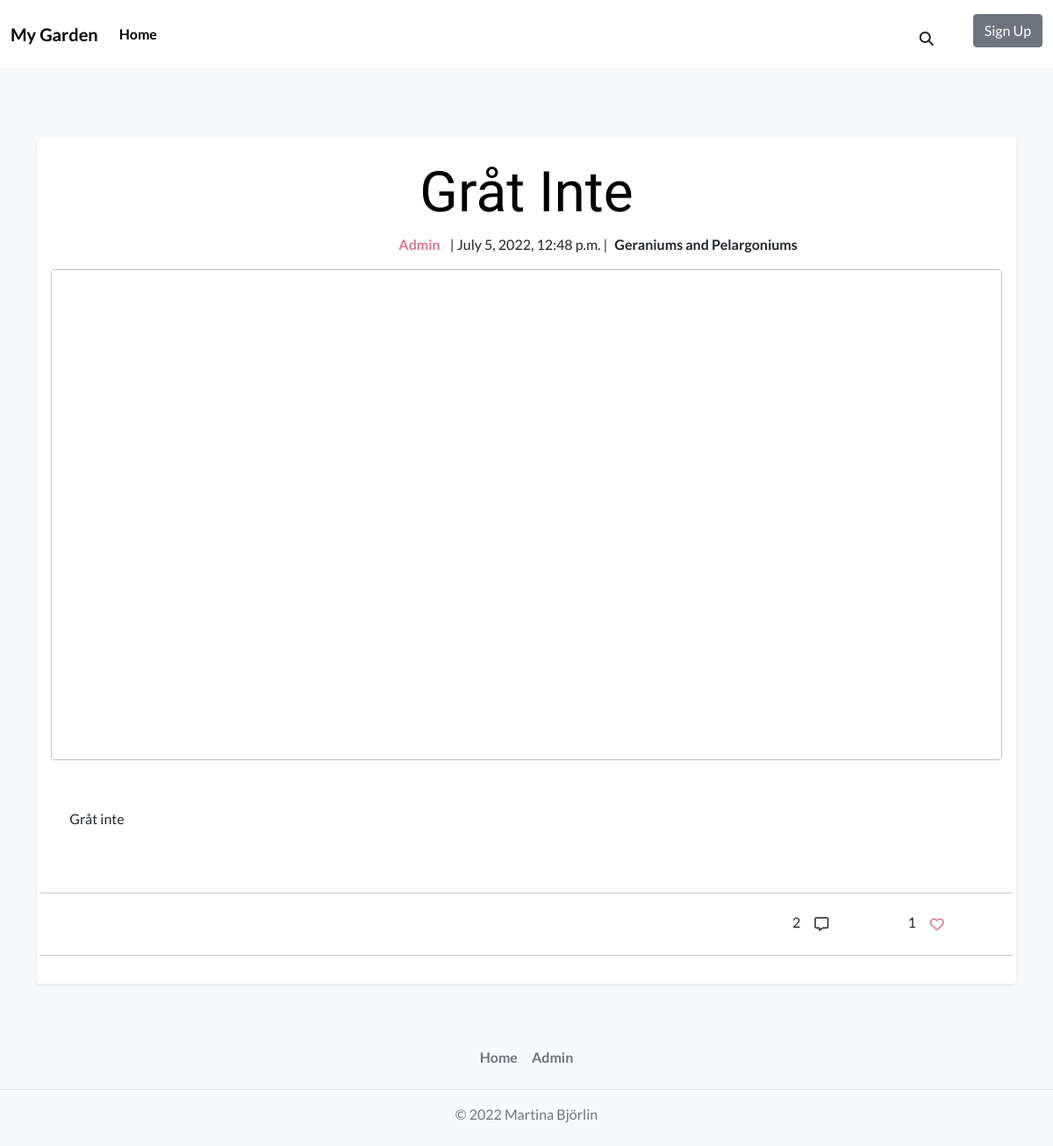
/blogpost/grat-inte/, run on an earlier commit of the app's database.
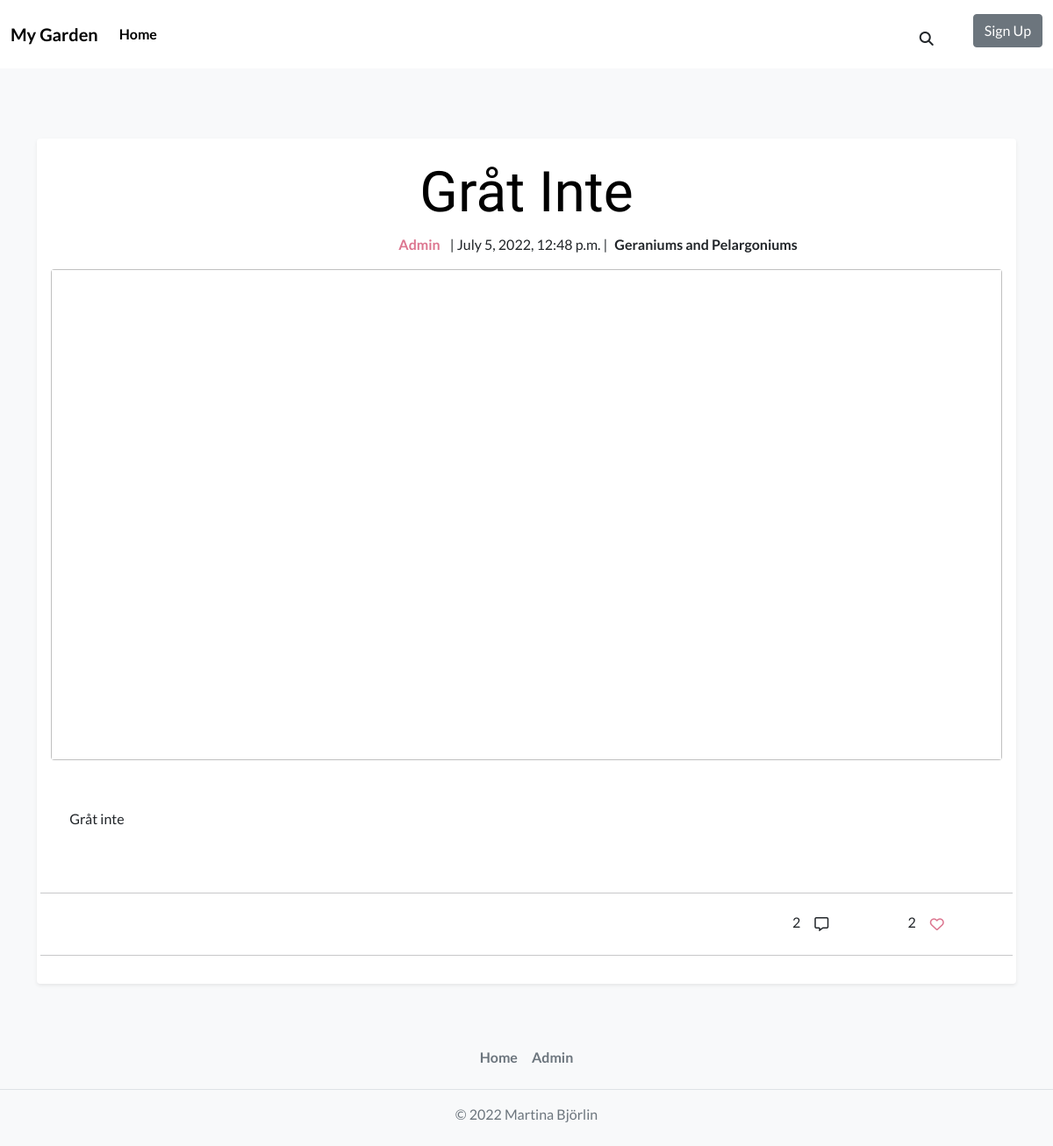
And on a later commit of the database.
### blog_post/models.py (models this page shows, shortened)
class Post(models.Model):
    PUBLISH_STATUS = ((0, "Draft"), (1, "Publish"))
    title = models.CharField(max_length=100)
    slug = models.SlugField(max_length=200, unique=True)
    meta_description = models.CharField(max_length=150, blank=True)
    author = models.ForeignKey(
        User,
        on_delete=models.CASCADE,
        related_name="post_author",
    )
    category = models.ForeignKey(
        Category,
        on_delete=models.CASCADE,
        related_name="post_category",
    )
    created_on = models.DateTimeField(auto_now_add=True)
    updated_on = models.DateTimeField(auto_now=True)
    content = models.TextField()
    published = models.IntegerField(choices=PUBLISH_STATUS, default=0)
    publish_date = models.DateTimeField(blank=True, null=True)
    likes = models.ManyToManyField(
        Profile, related_name="post_likes", default=[0], blank=True
    )
    number_of_likes = models.BigIntegerField(default="0")
    liked = models.BooleanField(default=False)
    post_img = CloudinaryField("post_image", default="default_image")
    class Meta:
        ordering = ["-created_on"]

class Category(models.Model):
    name = models.CharField(
        max_length=50,
        unique=True,
        blank=False,
        null=False,
    )
    slug = models.SlugField(
        max_length=200,
        unique=True,
        blank=False,
        null=False,
    )
    category_img = CloudinaryField(
        "category_image",
        default="default_image",
    )
    class Meta:
        verbose_name_plural = "categories"
    def __str__(self):
        return f"{self.name}"

### blog_post/views.py (the view)
# urls.py: path('<slug:slug>/', views.BlogPostDetail.as_view(), name='blog_post'),
class BlogPostDetail(generic.DetailView):
    template_name = "blog_post_detail.html"
    def get(self, request, slug, *args, **kwargs):
        queryset = Post.objects.filter(published=1).order_by("-created_on")
        post = get_object_or_404(queryset, slug=slug)
        liked = False
        if hasattr(self.request.user, "profile"):
            if post.likes.filter(id=request.user.profile.id).exists():
                liked = True
        context = {
            "post": post,
            "liked": liked,
        }
        return render(
            request,
            "blog_post_detail.html",
            context,
        )

### profiles/models.py (called while the page is built)
    def __str__(self):
        return f"{self.user}"

### blog_post/templates/blog_post_detail.html (shortened to what this page needs)
{% extends 'base.html' %}
{% load static %}
{% block content %}
<article class=" blog-post-detail shadow-sm p-3 mb-5 bg-body rounded">
    <div class="row">
        <span class="text-center">
            <a href="{% url 'blog_post' post.slug %}" class="blog-post-header">
                <h1 class="display-3 text-capitalize blog-post-header">{{post.title}}</h1>
            </a>
        </span>
    </div>
    <div class="row">
        <div class="col-lg-7 col-md-12 col-sm-12 g-0">
            <p class="text-center text-lg-end"><span class="fw-bold post-author m-2">{{post.author}} </span>| {{post.created_on}} |</p>
        </div>
        <div class="col-lg-5 col-md-12 col-sm-12 g-0">
            <p class="text-center text-lg-start text-md-center text-sm-center fw-bold"><span class="m-2">{{post.category}}</span></p>
        </div>
    </div>
    <div>
        {% if 'default_image' in post.post_img.url %}
        <img src="../../static/media/temporary_default.jpeg" class="bg-body rounded" alt="..." width="100%" >
        {% else %}
        <img id="blog-post-detail-img" class="bg-body rounded"  src=" {{ post.post_img.url }}" width="100%">
        {% endif %}
    </div>
    <article id="blog-post-body">
        <div class="row">
            <p class="blog-post-content"> {{post.content}} </p>
        </div>
    </article>
    <div class="comment-and-like-section">
        <div class="row">
            <hr>
            <div class="col-9 col-md-10 col-lg-10">
                <p class="text-end">{{post.post_comments.count}}
                    <button class="btn btn-comments" type="button"><i class="far fa-comment-alt"></i></button>
                </p>
            </div>
            <div class="col-3 col-md-2 col-lg-2 text-center">
                <span>{{post.number_of_likes}}</span>
                {% if request.user.is_authenticated %}
                    {% if liked %}
                    <button class="btn btn_likes" id="btn-like" name="{% url 'post_likes' post.slug %}" type="submit"
                    value="{{post.id}}"><i id="btn-i" class="fas fa-heart btn-icon"></i></button>
                    {% else %}
                    <button class="btn btn_likes" id="btn-like" name="{% url 'post_likes' post.slug %}" type="submit"
                    value="{{post.id}}"><i id="btn-i" class="far fa-heart btn-icon"></i></button>
                    {% endif %}
                {% else %}
                <button class="btn" id="btn-like" onclick="alertMsgVisitorLikes()"><i id="btn-i" class="far fa-heart btn-icon"></i></button>
                {% endif %}
            </div>
            <hr>
        </div>
    </div>
</article>
{% endblock %}

What changed in the data, as far as the page shows it:
changed Post "Gråt Inte": number_of_likes "1" → "2"
